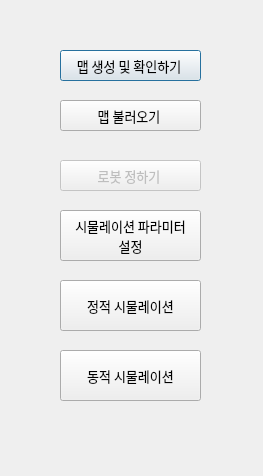
<?xml version="1.0" encoding="UTF-8"?>
<ui version="4.0">
 <class>Dialog</class>
 <widget class="QDialog" name="Dialog">
  <property name="geometry">
   <rect>
    <x>0</x>
    <y>0</y>
    <width>263</width>
    <height>476</height>
   </rect>
  </property>
  <property name="windowTitle">
   <string>Dialog</string>
  </property>
  <property name="toolTip">
   <string/>
  </property>
  <widget class="QPushButton" name="button_openmapmaker">
   <property name="geometry">
    <rect>
     <x>60</x>
     <y>50</y>
     <width>141</width>
     <height>31</height>
    </rect>
   </property>
   <property name="font">
    <font>
     <family>HY견고딕</family>
     <pointsize>10</pointsize>
    </font>
   </property>
   <property name="text">
    <string>맵 생성 및 확인하기 </string>
   </property>
  </widget>
  <widget class="QPushButton" name="button_loadMap">
   <property name="geometry">
    <rect>
     <x>60</x>
     <y>100</y>
     <width>141</width>
     <height>31</height>
    </rect>
   </property>
   <property name="font">
    <font>
     <family>HY견고딕</family>
     <pointsize>10</pointsize>
    </font>
   </property>
   <property name="text">
    <string>맵 불러오기 </string>
   </property>
  </widget>
  <widget class="QPushButton" name="pushButton_3">
   <property name="enabled">
    <bool>false</bool>
   </property>
   <property name="geometry">
    <rect>
     <x>60</x>
     <y>160</y>
     <width>141</width>
     <height>31</height>
    </rect>
   </property>
   <property name="font">
    <font>
     <family>HY견고딕</family>
     <pointsize>10</pointsize>
    </font>
   </property>
   <property name="text">
    <string>로봇 정하기 </string>
   </property>
  </widget>
  <widget class="QPushButton" name="button_paramset">
   <property name="enabled">
    <bool>true</bool>
   </property>
   <property name="geometry">
    <rect>
     <x>60</x>
     <y>210</y>
     <width>141</width>
     <height>51</height>
    </rect>
   </property>
   <property name="font">
    <font>
     <family>HY견고딕</family>
     <pointsize>10</pointsize>
    </font>
   </property>
   <property name="text">
    <string>시물레이션 파라미터 
 설정 </string>
   </property>
  </widget>
  <widget class="QPushButton" name="button_simStart">
   <property name="enabled">
    <bool>true</bool>
   </property>
   <property name="geometry">
    <rect>
     <x>60</x>
     <y>280</y>
     <width>141</width>
     <height>51</height>
    </rect>
   </property>
   <property name="font">
    <font>
     <family>HY견고딕</family>
     <pointsize>10</pointsize>
    </font>
   </property>
   <property name="text">
    <string>정적 시물레이션</string>
   </property>
  </widget>
  <widget class="QPushButton" name="button_simStart_dynamic">
   <property name="enabled">
    <bool>true</bool>
   </property>
   <property name="geometry">
    <rect>
     <x>60</x>
     <y>350</y>
     <width>141</width>
     <height>51</height>
    </rect>
   </property>
   <property name="font">
    <font>
     <family>HY견고딕</family>
     <pointsize>10</pointsize>
    </font>
   </property>
   <property name="text">
    <string>동적 시물레이션</string>
   </property>
  </widget>
 </widget>
 <resources/>
 <connections/>
</ui>
